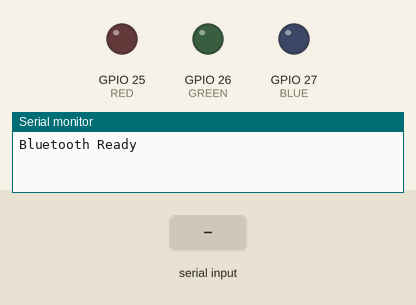
The sketch below on a simulated ESP32. Parts: output pins drawn as LEDs (lit = HIGH), the last lines printed to the serial monitor. Dashed ring = blinking. The test bench sets the inputs (shaded band). Nothing arrives over Bluetooth unless stated.

Above: at 1.2 s.
1.3 s: "F" received over the second serial link
At 1.42 s:
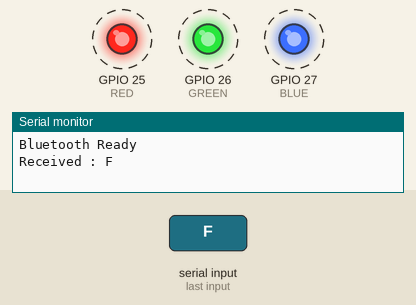
4.3 s: "R" received over the second serial link
At 5.2 s:
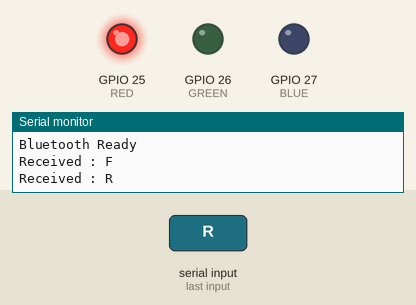
5.8 s: "G" received over the second serial link
At 6.4 s:
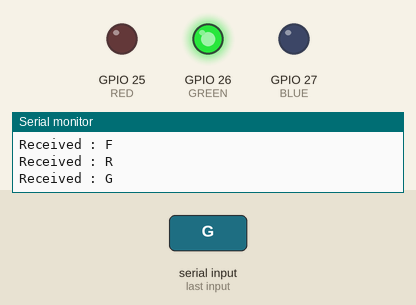
7.3 s: "B" received over the second serial link
At 8.7 s:
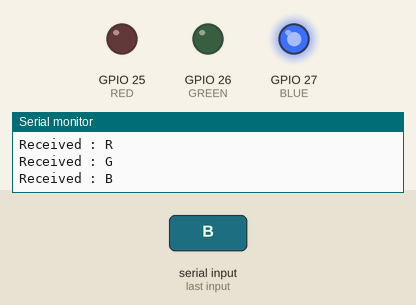
Timing chart, 0 to 9.8 s (numbered marks = the images above; inputs shaded):
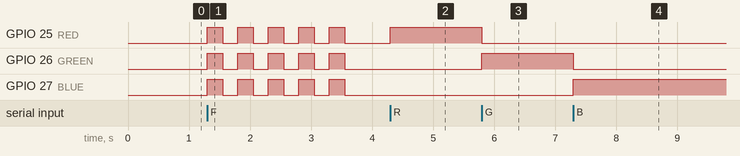

Measured:
- after the input at 1.3 s, GPIO 25 (RED), GPIO 26 (GREEN), GPIO 27 (BLUE): alternates HIGH for 0.25 s and LOW for 0.25 s, 10 changes in all, then stays LOW, starting at once
- after the input at 4.3 s, GPIO 25 (RED): LOW → HIGH at once
- after the input at 5.8 s, GPIO 25 (RED): HIGH → LOW at once; GPIO 26 (GREEN): LOW → HIGH at once
- after the input at 7.3 s, GPIO 26 (GREEN): HIGH → LOW at once; GPIO 27 (BLUE): LOW → HIGH at once

The sketch:

bt_led_control.ino
```cpp
/*
-------------------------------------------------------
Project      : ESP32 Bluetooth LED Controller
Author       : Priyanshu Yadav
Roll Number  : 24BCA037
-------------------------------------------------------
*/

#include "BluetoothSerial.h"

BluetoothSerial SerialBT;

const int RED = 25;
const int GREEN = 26;
const int BLUE = 27;

void allOff() {

  digitalWrite(RED, LOW);
  digitalWrite(GREEN, LOW);
  digitalWrite(BLUE, LOW);

}

void setup() {

  Serial.begin(115200);

  SerialBT.begin("ESP32_LED");

  pinMode(RED, OUTPUT);
  pinMode(GREEN, OUTPUT);
  pinMode(BLUE, OUTPUT);

  allOff();

  Serial.println("Bluetooth Ready");
}

void loop() {

  if (SerialBT.available()) {

    char cmd = SerialBT.read();

    Serial.print("Received : ");
    Serial.println(cmd);

    switch (cmd) {

      case 'R':

        allOff();
        digitalWrite(RED, HIGH);

        break;

      case 'G':

        allOff();
        digitalWrite(GREEN, HIGH);

        break;

      case 'B':

        allOff();
        digitalWrite(BLUE, HIGH);

        break;

      case 'X':

        allOff();

        break;

      case 'F':

        for (int i = 0; i < 5; i++) {

          digitalWrite(RED, HIGH);
          digitalWrite(GREEN, HIGH);
          digitalWrite(BLUE, HIGH);

          delay(250);

          allOff();

          delay(250);

        }

        break;

      default:

        Serial.println("Unknown Command");

    }

  }

}
```
